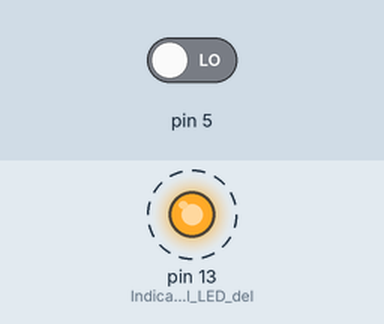
This sketch was run on a simulated Arduino Uno, built with avr-gcc and run on an emulated ATmega328P. On the bench: output pins drawn as LEDs (lit = HIGH). Dashed ring = blinking. The test bench sets the inputs (shaded band); at power-on: pin 5 LOW. What the sketch prints to the serial monitor is not drawn.

Above: at 0.5 s.
Timing chart, 0 to 4.6 s (numbered marks = the images above):
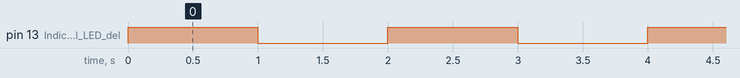

The sketch:

test-timer.ino
```cpp
volatile float velocidadRueda = 0;
volatile float contador;

void setup() {
    Serial.begin(9600);
    pinMode(LED_BUILTIN, OUTPUT); //Indicamos que el LED del Arduino será pin de salida.
    pinMode(5,INPUT);
    // Inicializa Timer1
    noInterrupts();          // deshabilitamos interrupciones globales
    TCCR1A = 0;     //Se asigna 0 a TCCR1A
    TCCR1B = 0;     //Lo mismo para TCCR1B
    TCNT1 = 0;

    //Se asigna la comparacion para el registro a la cuenta de reloj deseada (en este caso, para lograr contar un segundo).
    OCR1A = 15624; //en vez de 15624 = 1 segundo
    //Modo CTC:
    TCCR1B |= (1 << WGM12);
    //CS10 and CS12 bits para preescalar 1024:
    TCCR1B |= (1 << CS10);
    TCCR1B |= (1 << CS12);
    //Habilitar interrupcion de comparacion de timer:
    TIMSK1 |= (1 << OCIE1A);
    //Permitir interrupciones globales:
    interrupts();

}

/*
 * Con 1.23 volts y delay=200 funciona relativamente bien;
 */
void loop() {
  Serial.println(digitalRead(5));
  if(digitalRead(5) == 1) {
    //Serial.println(digitalRead(5));
    contador++;
  }
  //delay(200);
  Serial.println(contador);
  Serial.println(velocidadRueda);
}

ISR(TIMER1_COMPA_vect)
{
    digitalWrite(LED_BUILTIN, !digitalRead(LED_BUILTIN));
    velocidadRueda = (contador/16);
    contador = 0;
}

//float determinaVelocidad() {
//  return 1.28;
//}
```

Measured:
- by itself, pin 13 (Indicamos_que_el_LED_del): alternates HIGH for 1.0 s and LOW for 1.0 s
